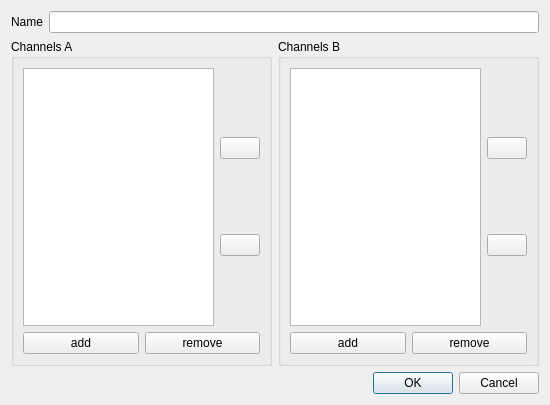
<?xml version="1.0" encoding="UTF-8"?>
<ui version="4.0">
 <class>ZoneDialog</class>
 <widget class="QDialog" name="ZoneDialog">
  <property name="geometry">
   <rect>
    <x>0</x>
    <y>0</y>
    <width>550</width>
    <height>405</height>
   </rect>
  </property>
  <property name="windowTitle">
   <string>Edit Zone</string>
  </property>
  <layout class="QVBoxLayout" name="verticalLayout">
   <item>
    <layout class="QHBoxLayout" name="horizontalLayout">
     <item>
      <widget class="QLabel" name="label">
       <property name="text">
        <string>Name</string>
       </property>
       <property name="buddy">
        <cstring>zoneName</cstring>
       </property>
      </widget>
     </item>
     <item>
      <widget class="QLineEdit" name="zoneName"/>
     </item>
    </layout>
   </item>
   <item>
    <layout class="QHBoxLayout" name="horizontalLayout_2">
     <item>
      <widget class="QGroupBox" name="groupBox">
       <property name="title">
        <string>Channels A</string>
       </property>
       <layout class="QVBoxLayout" name="verticalLayout_2">
        <item>
         <layout class="QHBoxLayout" name="horizontalLayout_3">
          <item>
           <widget class="QListWidget" name="channelListA"/>
          </item>
          <item>
           <layout class="QVBoxLayout" name="verticalLayout_6">
            <item>
             <widget class="QPushButton" name="channelAUp">
              <property name="text">
               <string/>
              </property>
              <property name="icon">
               <iconset resource="../shared/resources.qrc">
                <normaloff>:/icons/up.png</normaloff>:/icons/up.png</iconset>
              </property>
             </widget>
            </item>
            <item>
             <widget class="QPushButton" name="channelADown">
              <property name="text">
               <string/>
              </property>
              <property name="icon">
               <iconset resource="../shared/resources.qrc">
                <normaloff>:/icons/down.png</normaloff>:/icons/down.png</iconset>
              </property>
             </widget>
            </item>
           </layout>
          </item>
         </layout>
        </item>
        <item>
         <layout class="QHBoxLayout" name="horizontalLayout_4">
          <item>
           <widget class="QPushButton" name="addChannelA">
            <property name="text">
             <string>add</string>
            </property>
           </widget>
          </item>
          <item>
           <widget class="QPushButton" name="remChannelA">
            <property name="text">
             <string>remove</string>
            </property>
           </widget>
          </item>
         </layout>
        </item>
       </layout>
      </widget>
     </item>
     <item>
      <widget class="QGroupBox" name="groupBox_2">
       <property name="title">
        <string>Channels B</string>
       </property>
       <layout class="QVBoxLayout" name="verticalLayout_4">
        <item>
         <layout class="QHBoxLayout" name="horizontalLayout_6">
          <item>
           <widget class="QListWidget" name="channelListB"/>
          </item>
          <item>
           <layout class="QVBoxLayout" name="verticalLayout_5">
            <item>
             <widget class="QPushButton" name="channelBUp">
              <property name="text">
               <string/>
              </property>
              <property name="icon">
               <iconset resource="../shared/resources.qrc">
                <normaloff>:/icons/up.png</normaloff>:/icons/up.png</iconset>
              </property>
             </widget>
            </item>
            <item>
             <widget class="QPushButton" name="channelBDown">
              <property name="text">
               <string/>
              </property>
              <property name="icon">
               <iconset resource="../shared/resources.qrc">
                <normaloff>:/icons/down.png</normaloff>:/icons/down.png</iconset>
              </property>
             </widget>
            </item>
           </layout>
          </item>
         </layout>
        </item>
        <item>
         <layout class="QHBoxLayout" name="horizontalLayout_5">
          <item>
           <widget class="QPushButton" name="addChannelB">
            <property name="text">
             <string>add</string>
            </property>
           </widget>
          </item>
          <item>
           <widget class="QPushButton" name="remChannelB">
            <property name="text">
             <string>remove</string>
            </property>
           </widget>
          </item>
         </layout>
        </item>
       </layout>
      </widget>
     </item>
    </layout>
   </item>
   <item>
    <widget class="QDialogButtonBox" name="buttonBox">
     <property name="orientation">
      <enum>Qt::Horizontal</enum>
     </property>
     <property name="standardButtons">
      <set>QDialogButtonBox::Cancel|QDialogButtonBox::Ok</set>
     </property>
    </widget>
   </item>
  </layout>
 </widget>
 <resources>
  <include location="../shared/resources.qrc"/>
 </resources>
 <connections>
  <connection>
   <sender>buttonBox</sender>
   <signal>accepted()</signal>
   <receiver>ZoneDialog</receiver>
   <slot>accept()</slot>
   <hints>
    <hint type="sourcelabel">
     <x>248</x>
     <y>254</y>
    </hint>
    <hint type="destinationlabel">
     <x>157</x>
     <y>274</y>
    </hint>
   </hints>
  </connection>
  <connection>
   <sender>buttonBox</sender>
   <signal>rejected()</signal>
   <receiver>ZoneDialog</receiver>
   <slot>reject()</slot>
   <hints>
    <hint type="sourcelabel">
     <x>316</x>
     <y>260</y>
    </hint>
    <hint type="destinationlabel">
     <x>286</x>
     <y>274</y>
    </hint>
   </hints>
  </connection>
 </connections>
</ui>
